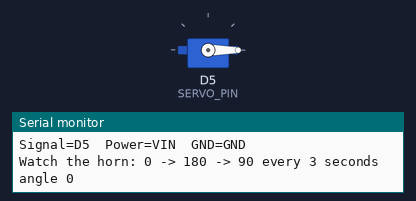
This sketch was run on a simulated ESP8266 (NodeMCU). On the bench: servo, the last lines printed to the serial monitor.

Above: at 1.05 s.
At 5.05 s:
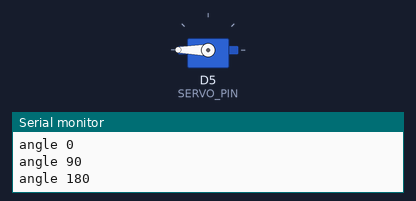
At 9.0 s:
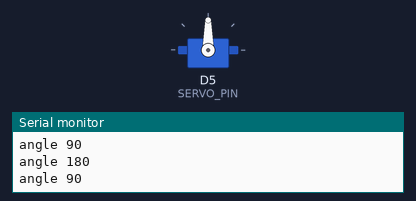
Timing chart, 0 to 11.4 s (numbered marks = the images above):
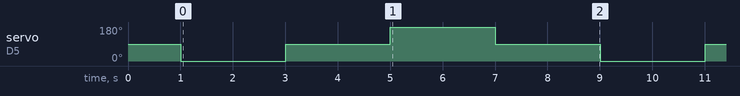

The sketch:

servo_hardware_test.ino
```cpp
/*
  HARDWARE-ONLY servo test — no WiFi, no MQTT.
  Upload this alone to prove the servo + wiring work.

  Yellow/orange -> D5
  Red           -> VIN
  Brown         -> GND
*/

#include <Servo.h>

const int SERVO_PIN = D5;

Servo servo;

void setup() {
  Serial.begin(115200);
  delay(500);
  Serial.println();
  Serial.println("=== SERVO HARDWARE TEST ===");
  Serial.println("Signal=D5  Power=VIN  GND=GND");
  Serial.println("Watch the horn: 0 -> 180 -> 90 every 3 seconds");
  Serial.println();

  // Wide pulse range helps cheap SG90-style servos
  servo.attach(SERVO_PIN, 500, 2500);
  servo.write(90);
  delay(500);
}

void loop() {
  int positions[] = {0, 90, 180, 90};
  for (int i = 0; i < 4; i++) {
    int angle = positions[i];
    servo.write(angle);
    Serial.print("angle ");
    Serial.println(angle);
    delay(2000);
  }
}
```

Measured:
- by itself, servo on D5 (SERVO_PIN): repeats every 8.0 s: 90° 2.0 s, 180° 2.0 s, 90° 2.0 s, 0° 2.0 s
